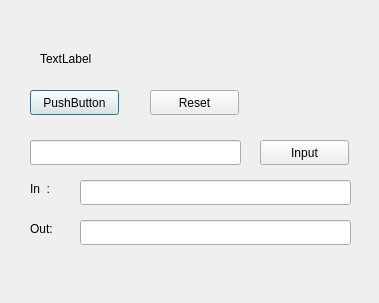
<?xml version="1.0" encoding="UTF-8"?>
<ui version="4.0">
 <class>Dialog</class>
 <widget class="QDialog" name="Dialog">
  <property name="geometry">
   <rect>
    <x>0</x>
    <y>0</y>
    <width>379</width>
    <height>303</height>
   </rect>
  </property>
  <property name="windowTitle">
   <string>Dialog</string>
  </property>
  <widget class="QLabel" name="label">
   <property name="geometry">
    <rect>
     <x>40</x>
     <y>50</y>
     <width>151</width>
     <height>17</height>
    </rect>
   </property>
   <property name="text">
    <string>TextLabel</string>
   </property>
  </widget>
  <widget class="QPushButton" name="pushButton">
   <property name="geometry">
    <rect>
     <x>30</x>
     <y>90</y>
     <width>89</width>
     <height>25</height>
    </rect>
   </property>
   <property name="text">
    <string>PushButton</string>
   </property>
  </widget>
  <widget class="QPushButton" name="pushButton_2">
   <property name="geometry">
    <rect>
     <x>150</x>
     <y>90</y>
     <width>89</width>
     <height>25</height>
    </rect>
   </property>
   <property name="text">
    <string>Reset</string>
   </property>
  </widget>
  <widget class="QLineEdit" name="lineEdit">
   <property name="geometry">
    <rect>
     <x>30</x>
     <y>140</y>
     <width>211</width>
     <height>25</height>
    </rect>
   </property>
  </widget>
  <widget class="QPushButton" name="pushButton_3">
   <property name="geometry">
    <rect>
     <x>260</x>
     <y>140</y>
     <width>89</width>
     <height>25</height>
    </rect>
   </property>
   <property name="text">
    <string>Input</string>
   </property>
  </widget>
  <widget class="QLineEdit" name="lineEdit_2">
   <property name="geometry">
    <rect>
     <x>80</x>
     <y>180</y>
     <width>271</width>
     <height>25</height>
    </rect>
   </property>
  </widget>
  <widget class="QLineEdit" name="lineEdit_3">
   <property name="geometry">
    <rect>
     <x>80</x>
     <y>220</y>
     <width>271</width>
     <height>25</height>
    </rect>
   </property>
   <property name="readOnly">
    <bool>true</bool>
   </property>
  </widget>
  <widget class="QLabel" name="label_2">
   <property name="geometry">
    <rect>
     <x>30</x>
     <y>180</y>
     <width>41</width>
     <height>17</height>
    </rect>
   </property>
   <property name="text">
    <string>In  :</string>
   </property>
  </widget>
  <widget class="QLabel" name="label_3">
   <property name="geometry">
    <rect>
     <x>30</x>
     <y>220</y>
     <width>41</width>
     <height>17</height>
    </rect>
   </property>
   <property name="text">
    <string>Out:</string>
   </property>
  </widget>
 </widget>
 <resources/>
 <connections/>
</ui>
